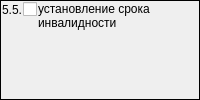
                  <widget class="QFrame" name="frame_5">
                   <property name="sizePolicy">
                    <sizepolicy hsizetype="Preferred" vsizetype="Preferred">
                     <horstretch>0</horstretch>
                     <verstretch>0</verstretch>
                    </sizepolicy>
                   </property>
                   <property name="frameShape">
                    <enum>QFrame::Panel</enum>
                   </property>
                   <property name="frameShadow">
                    <enum>QFrame::Plain</enum>
                   </property>
                   <layout class="QGridLayout" name="gridLayout_9">
                    <property name="leftMargin">
                     <number>1</number>
                    </property>
                    <property name="topMargin">
                     <number>1</number>
                    </property>
                    <property name="rightMargin">
                     <number>1</number>
                    </property>
                    <property name="bottomMargin">
                     <number>1</number>
                    </property>
                    <property name="spacing">
                     <number>1</number>
                    </property>
                    <item row="0" column="0">
                     <widget class="QLabel" name="label_21">
                      <property name="sizePolicy">
                       <sizepolicy hsizetype="Fixed" vsizetype="Preferred">
                        <horstretch>0</horstretch>
                        <verstretch>0</verstretch>
                       </sizepolicy>
                      </property>
                      <property name="text">
                       <string>5.5.</string>
                      </property>
                     </widget>
                    </item>
                    <item row="0" column="1">
                     <widget class="QCheckBox" name="chkPurposeDirectionMSI55">
                      <property name="sizePolicy">
                       <sizepolicy hsizetype="Fixed" vsizetype="Fixed">
                        <horstretch>0</horstretch>
                        <verstretch>0</verstretch>
                       </sizepolicy>
                      </property>
                      <property name="text">
                       <string/>
                      </property>
                     </widget>
                    </item>
                    <item row="0" column="2" rowspan="2">
                     <widget class="QLabel" name="lblPurposeDirectionMSI55">
                      <property name="text">
                       <string>установление срока инвалидности</string>
                      </property>
                      <property name="alignment">
                       <set>Qt::AlignLeading|Qt::AlignLeft|Qt::AlignTop</set>
                      </property>
                      <property name="wordWrap">
                       <bool>true</bool>
                      </property>
                     </widget>
                    </item>
                   </layout>
                  </widget>
